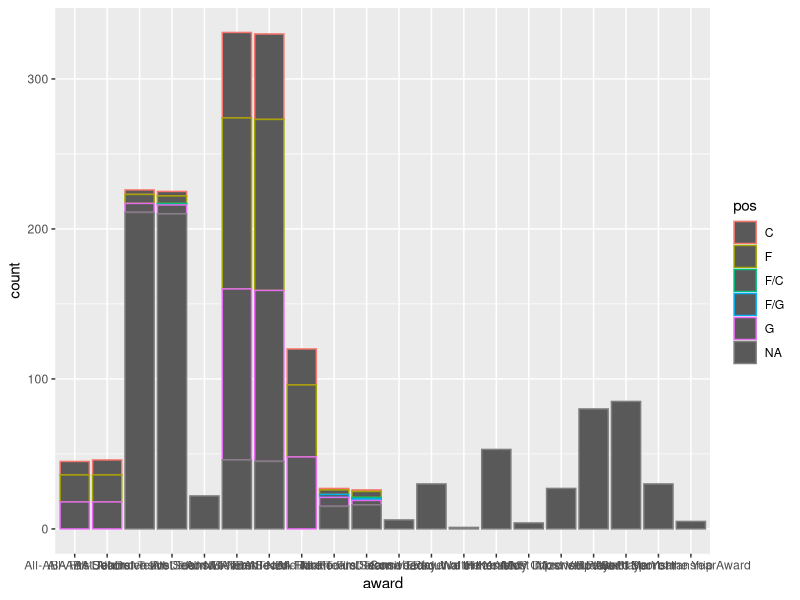

Recreate this plot in R.
## ---- chunk 1
library(tidyverse) 
library(skimr)
## ---- chunk 2
awards <- read_csv("data/awards.csv") 
## ---- chunk 3
glimpse(awards)
## ---- chunk 4
ggplot(awards, aes(x=award, color=pos))+
geom_bar()
